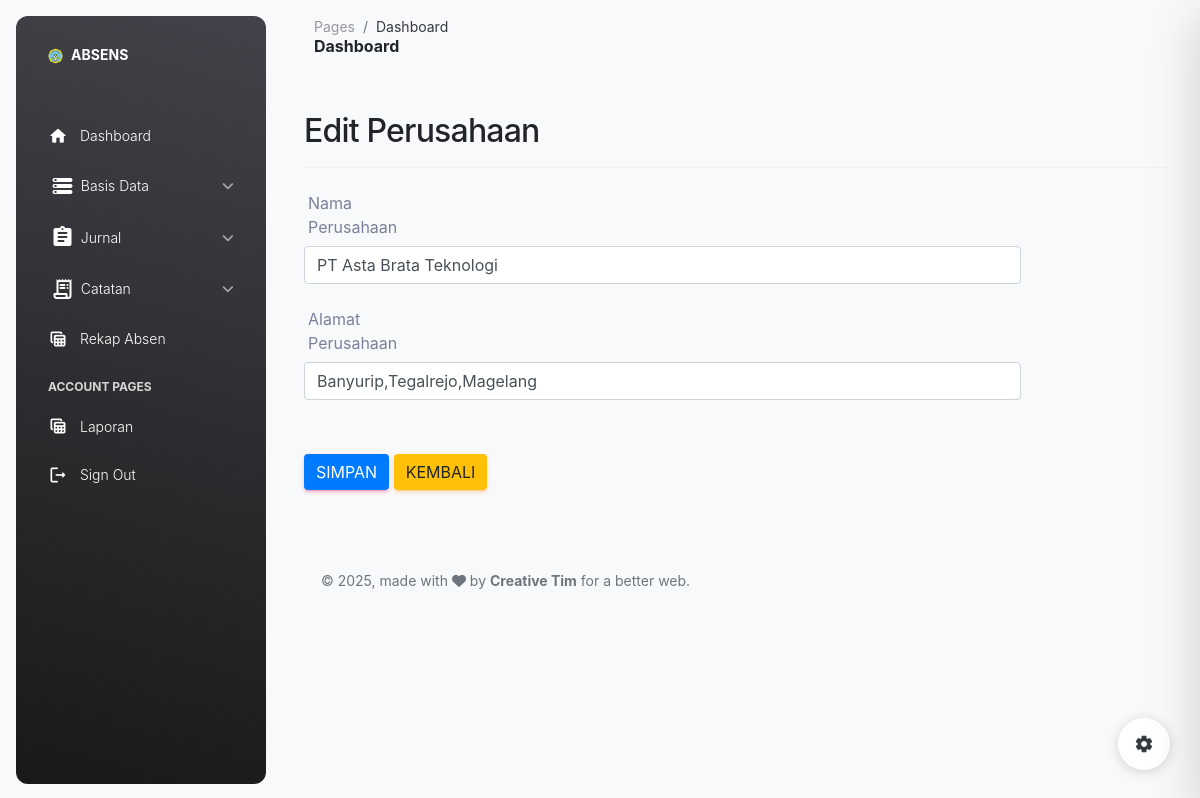
The app's page /index.php?page=editperusahaan&id_perusahaan=1 (signed in) with its own data.
### tables this page shows
CREATE TABLE `perusahaan` (
  `id_perusahaan` int NOT NULL,
  `nama_perusahaan` varchar(50) NOT NULL,
  `alamat_perusahaan` varchar(300) NOT NULL
);

### pages/perusahaan/editperusahaan.php (the view, shortened to what this page needs)
<?php include('koneksi.php'); ?>
<!DOCTYPE html>
<html>
<head>
    <link rel="stylesheet" href="https://stackpath.bootstrapcdn.com/bootstrap/4.1.3/css/bootstrap.min.css">
</head>
<body>
<div class="container" style="margin-top:20px">
    <h2>Edit Perusahaan</h2>
    <hr>
<?php
	if (isset($_GET['id_perusahaan'])) {
      	$id_perusahaan = $_GET['id_perusahaan'];
		$select = mysqli_query($coneksi, "SELECT * FROM perusahaan WHERE id_perusahaan='$id_perusahaan'") or die(mysqli_error($coneksi));
      	if (mysqli_num_rows($select) == 0) {
            echo'<script>
			Swal.fire({
				icon: "error",
				title: "Gagal",
				text: "Id Perusahaan tidak di temukan",
				confirmButtonText: "OK"
			}).then((result) => {
				if (result.isConfirmed) {
				window.location.href = "index.php?page=perusahaan";
				}
			});
			</script>';
        } else {
            $data = mysqli_fetch_assoc($select);
		}
	    }
    ?>
    <form action="" method="post">
        <div class="form-group row">
            <label class="col-sm-2 col-form-label">Nama Perusahaan</label>
            <div class="col-sm-10">
                <input type="text" name="nama_perusahaan" class="form-control" value="<?php echo $data['nama_perusahaan']; ?>" required>
            </div>
        </div>
        <div class="form-group row">
            <label class="col-sm-2 col-form-label">Alamat Perusahaan</label>
            <div class="col-sm-10">
                <input type="text" name="alamat_perusahaan" class="form-control" value="<?php echo $data['alamat_perusahaan']; ?>" required>
            </div>
        </div>
        <div class="form-group row">
            <label class="col-sm-2 col-form-label">&nbsp;</label>
            <div class="col-sm-10">
                <input type="submit" name="submit" class="btn btn-primary" value="SIMPAN">
                <a href="index.php?page=perusahaan" class="btn btn-warning">KEMBALI</a>
            </div>
        </div>
    </form>
</div>
</body>
</html>

### records on screen
perusahaan: nama_perusahaan "PT Asta Brata Teknologi", alamat_perusahaan "Banyurip,Tegalrejo,Magelang"
